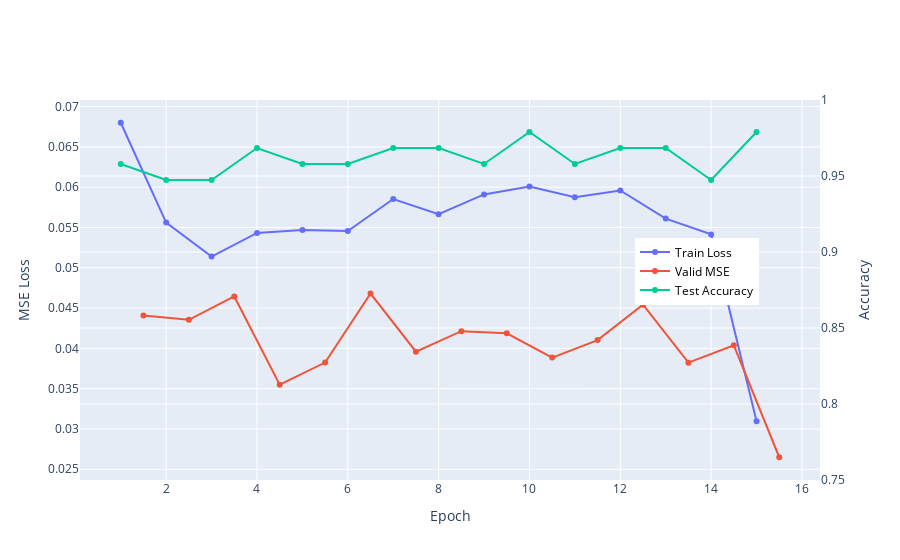

The code cell stored with this chart in its notebook:
### Code cell
def plot_training_history(model_name = "mean_256", trained_epoches = 20):
    epoches = list(range(1, trained_epoches + 1))
    train_losses = []
    test_losses = []
    test_accs = []
    for epoch in range(1, trained_epoches+1):
        checkpoint = torch.load(MODEL_PATH / f"model_{model_name}_epoch{epoch}.pth")
        train_losses.append(checkpoint["train_mse"])
        test_losses.append(checkpoint["valid_mse"])
        test_accs.append(checkpoint["test_acc"])
    
    trace1 = go.Scatter(
        x = epoches,
        y = train_losses,
        name= "Train Loss",
        xaxis='x',
        yaxis='y1',
        mode='lines+markers'
    )
    trace2 = go.Scatter(
        x = [epoch + 0.5 for epoch in epoches],
        y = test_losses,
        name= "Valid MSE",
        xaxis='x', 
        yaxis='y1',
        mode='lines+markers'
    )
    trace3 = go.Scatter(
        x = epoches,
        y = test_accs,
        name='Test Accuracy',
        xaxis='x', 
        yaxis='y2',
        mode='lines+markers'
    )
    
    data = [trace1, trace2, trace3]
    layout = go.Layout(
        yaxis2=dict(overlaying = 'y', side = 'right', title = "Accuracy", range = [0.75, 1.0]),
        yaxis1=dict(title = "MSE Loss"),
        xaxis = dict(title = "Epoch"),
        legend=dict(x=0.75, y=0.55, font=dict(size=12, color="black"))
    )
    
    fig = go.Figure(data=data, layout=layout)
    fig.show()

plot_training_history("pair_bos_256", 15)

### Figure 1 — Plotly figure (JSON) as saved in the notebook; plotly's stock layout.template omitted (floating-point values rounded to 4 significant figures)
{"data": [{"mode": "lines+markers", "name": "Train Loss", "type": "scatter", "x": [1, 2, 3, 4, 5, 6, 7, 8, 9, 10, 11, 12, 13, 14, 15], "xaxis": "x", "y": [0.06799, 0.05561, 0.0514, 0.05433, 0.0547, 0.05456, 0.05853, 0.05665, 0.0591, 0.06007, 0.05876, 0.05959, 0.0561, 0.05414, 0.03097], "yaxis": "y"}, {"mode": "lines+markers", "name": "Valid MSE", "type": "scatter", "x": [1.5, 2.5, 3.5, 4.5, 5.5, 6.5, 7.5, 8.5, 9.5, 10.5, 11.5, 12.5, 13.5, 14.5, 15.5], "xaxis": "x", "y": [0.04409, 0.04354, 0.04644, 0.0355, 0.03824, 0.04681, 0.03958, 0.04213, 0.04187, 0.03886, 0.04103, 0.04542, 0.03823, 0.04038, 0.02649], "yaxis": "y"}, {"mode": "lines+markers", "name": "Test Accuracy", "type": "scatter", "x": [1, 2, 3, 4, 5, 6, 7, 8, 9, 10, 11, 12, 13, 14, 15], "xaxis": "x", "y": [0.9579, 0.9474, 0.9474, 0.9684, 0.9579, 0.9579, 0.9684, 0.9684, 0.9579, 0.9789, 0.9579, 0.9684, 0.9684, 0.9474, 0.9789], "yaxis": "y2"}], "layout": {"legend": {"font": {"color": "black", "size": 12}, "x": 0.75, "y": 0.55}, "xaxis": {"title": {"text": "Epoch"}}, "yaxis": {"title": {"text": "MSE Loss"}}, "yaxis2": {"overlaying": "y", "range": [0.75, 1], "side": "right", "title": {"text": "Accuracy"}}}}
